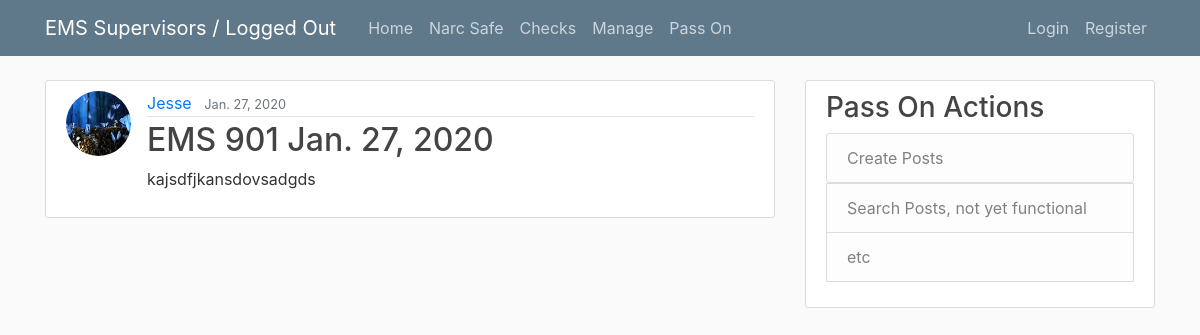
Screenshot of /blog/38/ with the database file from the repository.
### blog/models.py (models this page shows, shortened)
class Post(models.Model):
    TITLE_CHOICES = (('EMS 901', 'EMS 901'), ('EMS 902', 'EMS 902'))
    title = models.CharField(max_length=100, choices=TITLE_CHOICES)
    content = models.TextField()
    date_posted = models.DateTimeField(auto_now=True)
    author = models.ForeignKey(User, on_delete=models.PROTECT)

### components/models.py (models this page shows, shortened)
class UserProfile(models.Model):
    user = models.OneToOneField(User, on_delete=models.CASCADE)
    image = models.ImageField(default='default.jpg', upload_to='profile_pics')

### blog/views.py (the view)
# urls.py: path('blog/<int:pk>/', PostDetailView.as_view(), name='blog_detail'),
class PostDetailView(DetailView):
    model = Post

### templates/blog/post_detail.html (shortened to what this page needs)
{% extends 'blog/blog_base.html' %}
{% block content %}
    <article class="media content-section">
        <img class="rounded-circle article-img" src="{{ object.author.userprofile.image.url }}">
        <div class="media-body">
            <div class="article-metadata">
            <a class="mr-2" href="{% url 'user_posts' object.author.username %}">{{ object.author|title }}</a>
            <small class="text-muted">{{ object.date_posted|date:"DATE_FORMAT" }}</small>
            </div>
            <h2 class="article-title">{{ object.title }} {{ object.date_posted|date:"DATE_FORMAT" }}</h2>
            <p class="article-content">{{ object.content }}</p>
        </div>
        </article>
{% endblock %}

### blog/static/blog/main.css (style rules this page uses)
body { background: #fafafa; color: #333333; margin-top: 5rem; }
h1, h2, h3, h4, h5, h6 { color: #444444; }
.content-section { background: #ffffff; padding: 10px 20px; border: 1px solid #dddddd; border-radius: 3px; margin-bottom: 20px; }
.article-title { color: #444444; }
.article-content { white-space: pre-line; }
.article-img { height: 65px; width: 65px; margin-right: 16px; }
.article-metadata { padding-bottom: 1px; margin-bottom: 4px; border-bottom: 1px solid #e3e3e3 }

### rows the page displays
Post: author.userprofile.image (picture), author "Jesse", date_posted "Jan. 27, 2020", title "EMS 901", content "kajsdfjkansdovsadgds"
